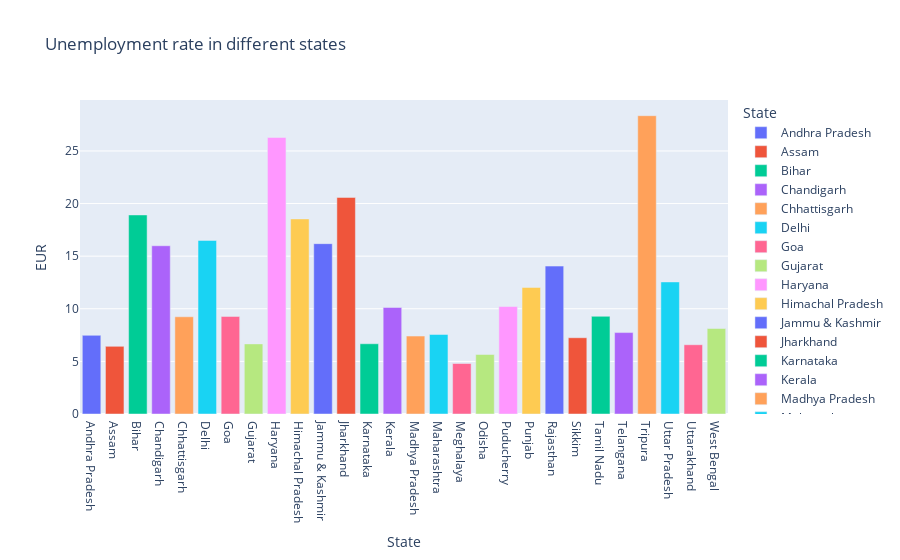

This figure's notebook cell:
### Code cell
pltx.bar(State_wise, x= 'State', y = 'EUR', title='Unemployment rate in different states', color='State')

### Figure 1 — Plotly figure (JSON) as saved in the notebook; plotly's stock layout.template omitted (floating-point values rounded to 4 significant figures)
{"data": [{"alignmentgroup": "True", "hovertemplate": "State=%{x}<br>EUR=%{y}<extra></extra>", "legendgroup": "Andhra Pradesh", "marker": {"color": "#636efa", "pattern": {"shape": ""}}, "name": "Andhra Pradesh", "offsetgroup": "Andhra Pradesh", "orientation": "v", "showlegend": true, "textposition": "auto", "type": "bar", "x": ["Andhra Pradesh"], "xaxis": "x", "y": [7.477], "yaxis": "y"}, {"alignmentgroup": "True", "hovertemplate": "State=%{x}<br>EUR=%{y}<extra></extra>", "legendgroup": "Assam", "marker": {"color": "#EF553B", "pattern": {"shape": ""}}, "name": "Assam", "offsetgroup": "Assam", "orientation": "v", "showlegend": true, "textposition": "auto", "type": "bar", "x": ["Assam"], "xaxis": "x", "y": [6.428], "yaxis": "y"}, {"alignmentgroup": "True", "hovertemplate": "State=%{x}<br>EUR=%{y}<extra></extra>", "legendgroup": "Bihar", "marker": {"color": "#00cc96", "pattern": {"shape": ""}}, "name": "Bihar", "offsetgroup": "Bihar", "orientation": "v", "showlegend": true, "textposition": "auto", "type": "bar", "x": ["Bihar"], "xaxis": "x", "y": [18.92], "yaxis": "y"}, {"alignmentgroup": "True", "hovertemplate": "State=%{x}<br>EUR=%{y}<extra></extra>", "legendgroup": "Chandigarh", "marker": {"color": "#ab63fa", "pattern": {"shape": ""}}, "name": "Chandigarh", "offsetgroup": "Chandigarh", "orientation": "v", "showlegend": true, "textposition": "auto", "type": "bar", "x": ["Chandigarh"], "xaxis": "x", "y": [15.99], "yaxis": "y"}, {"alignmentgroup": "True", "hovertemplate": "State=%{x}<br>EUR=%{y}<extra></extra>", "legendgroup": "Chhattisgarh", "marker": {"color": "#FFA15A", "pattern": {"shape": ""}}, "name": "Chhattisgarh", "offsetgroup": "Chhattisgarh", "orientation": "v", "showlegend": true, "textposition": "auto", "type": "bar", "x": ["Chhattisgarh"], "xaxis": "x", "y": [9.24], "yaxis": "y"}, {"alignmentgroup": "True", "hovertemplate": "State=%{x}<br>EUR=%{y}<extra></extra>", "legendgroup": "Delhi", "marker": {"color": "#19d3f3", "pattern": {"shape": ""}}, "name": "Delhi", "offsetgroup": "Delhi", "orientation": "v", "showlegend": true, "textposition": "auto", "type": "bar", "x": ["Delhi"], "xaxis": "x", "y": [16.5], "yaxis": "y"}, {"alignmentgroup": "True", "hovertemplate": "State=%{x}<br>EUR=%{y}<extra></extra>", "legendgroup": "Goa", "marker": {"color": "#FF6692", "pattern": {"shape": ""}}, "name": "Goa", "offsetgroup": "Goa", "orientation": "v", "showlegend": true, "textposition": "auto", "type": "bar", "x": ["Goa"], "xaxis": "x", "y": [9.274], "yaxis": "y"}, {"alignmentgroup": "True", "hovertemplate": "State=%{x}<br>EUR=%{y}<extra></extra>", "legendgroup": "Gujarat", "marker": {"color": "#B6E880", "pattern": {"shape": ""}}, "name": "Gujarat", "offsetgroup": "Gujarat", "orientation": "v", "showlegend": true, "textposition": "auto", "type": "bar", "x": ["Gujarat"], "xaxis": "x", "y": [6.664], "yaxis": "y"}, {"alignmentgroup": "True", "hovertemplate": "State=%{x}<br>EUR=%{y}<extra></extra>", "legendgroup": "Haryana", "marker": {"color": "#FF97FF", "pattern": {"shape": ""}}, "name": "Haryana", "offsetgroup": "Haryana", "orientation": "v", "showlegend": true, "textposition": "auto", "type": "bar", "x": ["Haryana"], "xaxis": "x", "y": [26.28], "yaxis": "y"}, {"alignmentgroup": "True", "hovertemplate": "State=%{x}<br>EUR=%{y}<extra></extra>", "legendgroup": "Himachal Pradesh", "marker": {"color": "#FECB52", "pattern": {"shape": ""}}, "name": "Himachal Pradesh", "offsetgroup": "Himachal Pradesh", "orientation": "v", "showlegend": true, "textposition": "auto", "type": "bar", "x": ["Himachal Pradesh"], "xaxis": "x", "y": [18.54], "yaxis": "y"}, {"alignmentgroup": "True", "hovertemplate": "State=%{x}<br>EUR=%{y}<extra></extra>", "legendgroup": "Jammu & Kashmir", "marker": {"color": "#636efa", "pattern": {"shape": ""}}, "name": "Jammu & Kashmir", "offsetgroup": "Jammu & Kashmir", "orientation": "v", "showlegend": true, "textposition": "auto", "type": "bar", "x": ["Jammu & Kashmir"], "xaxis": "x", "y": [16.19], "yaxis": "y"}, {"alignmentgroup": "True", "hovertemplate": "State=%{x}<br>EUR=%{y}<extra></extra>", "legendgroup": "Jharkhand", "marker": {"color": "#EF553B", "pattern": {"shape": ""}}, "name": "Jharkhand", "offsetgroup": "Jharkhand", "orientation": "v", "showlegend": true, "textposition": "auto", "type": "bar", "x": ["Jharkhand"], "xaxis": "x", "y": [20.59], "yaxis": "y"}, {"alignmentgroup": "True", "hovertemplate": "State=%{x}<br>EUR=%{y}<extra></extra>", "legendgroup": "Karnataka", "marker": {"color": "#00cc96", "pattern": {"shape": ""}}, "name": "Karnataka", "offsetgroup": "Karnataka", "orientation": "v", "showlegend": true, "textposition": "auto", "type": "bar", "x": ["Karnataka"], "xaxis": "x", "y": [6.676], "yaxis": "y"}, {"alignmentgroup": "True", "hovertemplate": "State=%{x}<br>EUR=%{y}<extra></extra>", "legendgroup": "Kerala", "marker": {"color": "#ab63fa", "pattern": {"shape": ""}}, "name": "Kerala", "offsetgroup": "Kerala", "orientation": "v", "showlegend": true, "textposition": "auto", "type": "bar", "x": ["Kerala"], "xaxis": "x", "y": [10.12], "yaxis": "y"}, {"alignmentgroup": "True", "hovertemplate": "State=%{x}<br>EUR=%{y}<extra></extra>", "legendgroup": "Madhya Pradesh", "marker": {"color": "#FFA15A", "pattern": {"shape": ""}}, "name": "Madhya Pradesh", "offsetgroup": "Madhya Pradesh", "orientation": "v", "showlegend": true, "textposition": "auto", "type": "bar", "x": ["Madhya Pradesh"], "xaxis": "x", "y": [7.406], "yaxis": "y"}, {"alignmentgroup": "True", "hovertemplate": "State=%{x}<br>EUR=%{y}<extra></extra>", "legendgroup": "Maharashtra", "marker": {"color": "#19d3f3", "pattern": {"shape": ""}}, "name": "Maharashtra", "offsetgroup": "Maharashtra", "orientation": "v", "showlegend": true, "textposition": "auto", "type": "bar", "x": ["Maharashtra"], "xaxis": "x", "y": [7.558], "yaxis": "y"}, {"alignmentgroup": "True", "hovertemplate": "State=%{x}<br>EUR=%{y}<extra></extra>", "legendgroup": "Meghalaya", "marker": {"color": "#FF6692", "pattern": {"shape": ""}}, "name": "Meghalaya", "offsetgroup": "Meghalaya", "orientation": "v", "showlegend": true, "textposition": "auto", "type": "bar", "x": ["Meghalaya"], "xaxis": "x", "y": [4.799], "yaxis": "y"}, {"alignmentgroup": "True", "hovertemplate": "State=%{x}<br>EUR=%{y}<extra></extra>", "legendgroup": "Odisha", "marker": {"color": "#B6E880", "pattern": {"shape": ""}}, "name": "Odisha", "offsetgroup": "Odisha", "orientation": "v", "showlegend": true, "textposition": "auto", "type": "bar", "x": ["Odisha"], "xaxis": "x", "y": [5.658], "yaxis": "y"}, {"alignmentgroup": "True", "hovertemplate": "State=%{x}<br>EUR=%{y}<extra></extra>", "legendgroup": "Puducherry", "marker": {"color": "#FF97FF", "pattern": {"shape": ""}}, "name": "Puducherry", "offsetgroup": "Puducherry", "orientation": "v", "showlegend": true, "textposition": "auto", "type": "bar", "x": ["Puducherry"], "xaxis": "x", "y": [10.22], "yaxis": "y"}, {"alignmentgroup": "True", "hovertemplate": "State=%{x}<br>EUR=%{y}<extra></extra>", "legendgroup": "Punjab", "marker": {"color": "#FECB52", "pattern": {"shape": ""}}, "name": "Punjab", "offsetgroup": "Punjab", "orientation": "v", "showlegend": true, "textposition": "auto", "type": "bar", "x": ["Punjab"], "xaxis": "x", "y": [12.03], "yaxis": "y"}, {"alignmentgroup": "True", "hovertemplate": "State=%{x}<br>EUR=%{y}<extra></extra>", "legendgroup": "Rajasthan", "marker": {"color": "#636efa", "pattern": {"shape": ""}}, "name": "Rajasthan", "offsetgroup": "Rajasthan", "orientation": "v", "showlegend": true, "textposition": "auto", "type": "bar", "x": ["Rajasthan"], "xaxis": "x", "y": [14.06], "yaxis": "y"}, {"alignmentgroup": "True", "hovertemplate": "State=%{x}<br>EUR=%{y}<extra></extra>", "legendgroup": "Sikkim", "marker": {"color": "#EF553B", "pattern": {"shape": ""}}, "name": "Sikkim", "offsetgroup": "Sikkim", "orientation": "v", "showlegend": true, "textposition": "auto", "type": "bar", "x": ["Sikkim"], "xaxis": "x", "y": [7.249], "yaxis": "y"}, {"alignmentgroup": "True", "hovertemplate": "State=%{x}<br>EUR=%{y}<extra></extra>", "legendgroup": "Tamil Nadu", "marker": {"color": "#00cc96", "pattern": {"shape": ""}}, "name": "Tamil Nadu", "offsetgroup": "Tamil Nadu", "orientation": "v", "showlegend": true, "textposition": "auto", "type": "bar", "x": ["Tamil Nadu"], "xaxis": "x", "y": [9.284], "yaxis": "y"}, {"alignmentgroup": "True", "hovertemplate": "State=%{x}<br>EUR=%{y}<extra></extra>", "legendgroup": "Telangana", "marker": {"color": "#ab63fa", "pattern": {"shape": ""}}, "name": "Telangana", "offsetgroup": "Telangana", "orientation": "v", "showlegend": true, "textposition": "auto", "type": "bar", "x": ["Telangana"], "xaxis": "x", "y": [7.738], "yaxis": "y"}, {"alignmentgroup": "True", "hovertemplate": "State=%{x}<br>EUR=%{y}<extra></extra>", "legendgroup": "Tripura", "marker": {"color": "#FFA15A", "pattern": {"shape": ""}}, "name": "Tripura", "offsetgroup": "Tripura", "orientation": "v", "showlegend": true, "textposition": "auto", "type": "bar", "x": ["Tripura"], "xaxis": "x", "y": [28.35], "yaxis": "y"}, {"alignmentgroup": "True", "hovertemplate": "State=%{x}<br>EUR=%{y}<extra></extra>", "legendgroup": "Uttar Pradesh", "marker": {"color": "#19d3f3", "pattern": {"shape": ""}}, "name": "Uttar Pradesh", "offsetgroup": "Uttar Pradesh", "orientation": "v", "showlegend": true, "textposition": "auto", "type": "bar", "x": ["Uttar Pradesh"], "xaxis": "x", "y": [12.55], "yaxis": "y"}, {"alignmentgroup": "True", "hovertemplate": "State=%{x}<br>EUR=%{y}<extra></extra>", "legendgroup": "Uttarakhand", "marker": {"color": "#FF6692", "pattern": {"shape": ""}}, "name": "Uttarakhand", "offsetgroup": "Uttarakhand", "orientation": "v", "showlegend": true, "textposition": "auto", "type": "bar", "x": ["Uttarakhand"], "xaxis": "x", "y": [6.583], "yaxis": "y"}, {"alignmentgroup": "True", "hovertemplate": "State=%{x}<br>EUR=%{y}<extra></extra>", "legendgroup": "West Bengal", "marker": {"color": "#B6E880", "pattern": {"shape": ""}}, "name": "West Bengal", "offsetgroup": "West Bengal", "orientation": "v", "showlegend": true, "textposition": "auto", "type": "bar", "x": ["West Bengal"], "xaxis": "x", "y": [8.125], "yaxis": "y"}], "layout": {"barmode": "relative", "legend": {"title": {"text": "State"}, "tracegroupgap": 0}, "title": {"text": "Unemployment rate in different states"}, "xaxis": {"anchor": "y", "categoryarray": ["Andhra Pradesh", "Assam", "Bihar", "Chandigarh", "Chhattisgarh", "Delhi", "Goa", "Gujarat", "Haryana", "Himachal Pradesh", "Jammu & Kashmir", "Jharkhand", "Karnataka", "Kerala", "Madhya Pradesh", "Maharashtra", "Meghalaya", "Odisha", "Puducherry", "Punjab", "Rajasthan", "Sikkim", "Tamil Nadu", "Telangana", "Tripura", "Uttar Pradesh", "Uttarakhand", "West Bengal"], "categoryorder": "array", "domain": [0, 1], "title": {"text": "State"}}, "yaxis": {"anchor": "x", "domain": [0, 1], "title": {"text": "EUR"}}}}
